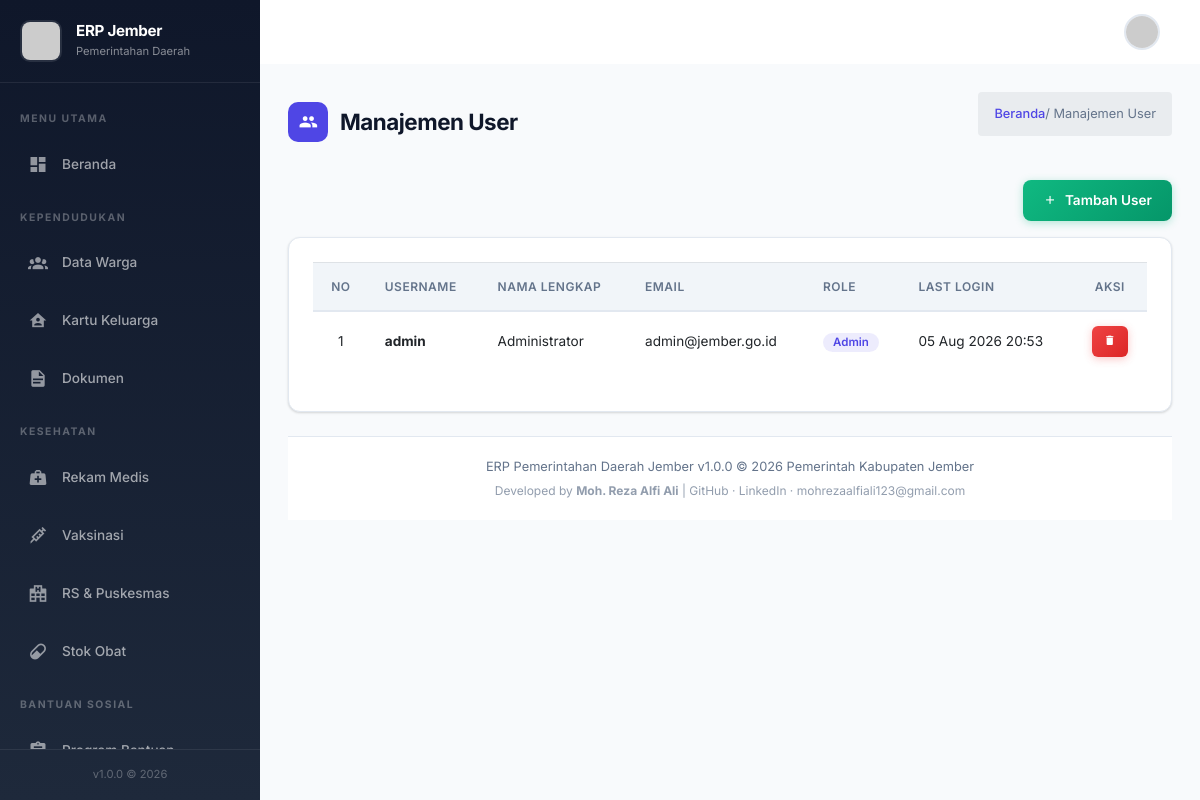
/modul/admin/users.php (signed in), run on an earlier commit of the app's database.
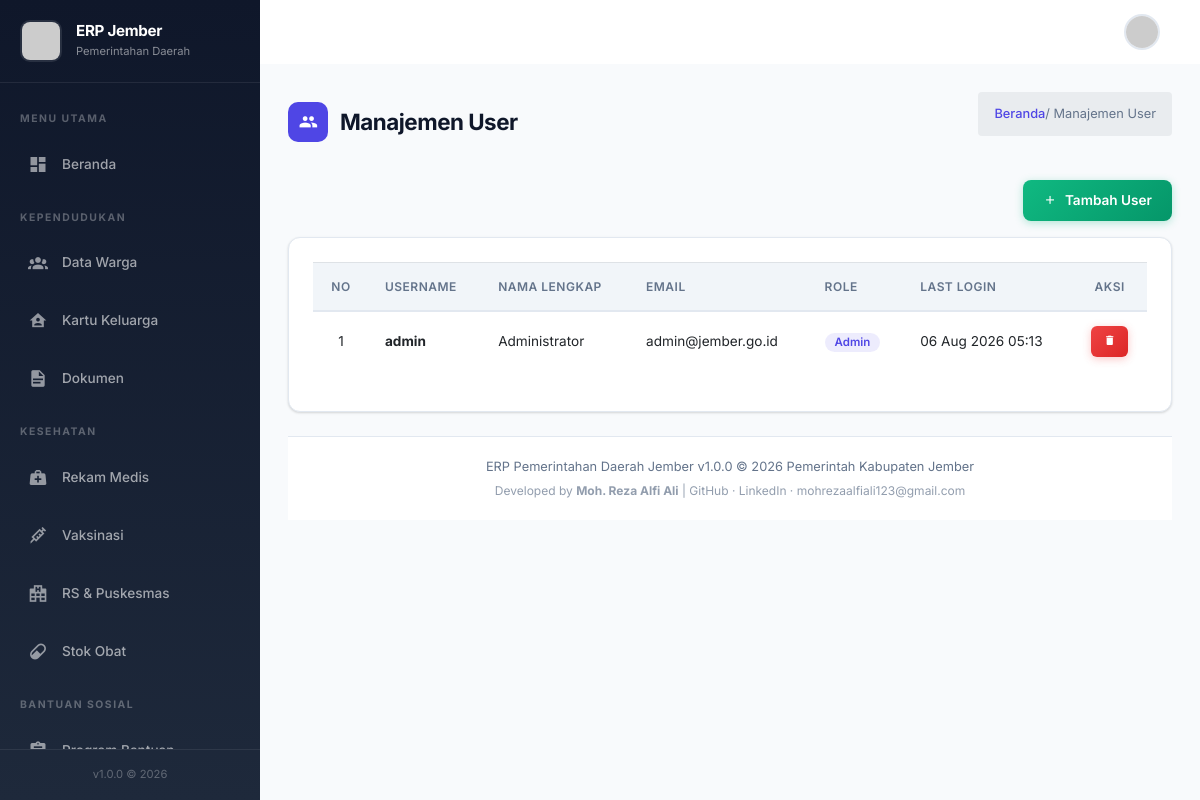
And on a later commit of the database.
### tables this page shows
CREATE TABLE `tbl_users` (
  `id` int(11) NOT NULL,
  `username` varchar(50) NOT NULL,
  `password_hash` varchar(255) NOT NULL,
  `nama_lengkap` varchar(100) NOT NULL,
  `email` varchar(100) DEFAULT NULL,
  `no_hp` varchar(20) DEFAULT NULL,
  `role_id` int(11) DEFAULT 3,
  `foto` varchar(255) DEFAULT 'default.jpg',
  `status` tinyint(4) DEFAULT 1,
  `last_login` datetime DEFAULT NULL,
  `created_at` timestamp NOT NULL DEFAULT current_timestamp(),
  `updated_at` timestamp NOT NULL DEFAULT current_timestamp() ON UPDATE current_timestamp()
);

CREATE TABLE `tbl_roles` (
  `id` int(11) NOT NULL,
  `nama_role` varchar(50) NOT NULL,
  `deskripsi` text DEFAULT NULL,
  `level_akses` int(11) DEFAULT 3,
  `created_at` timestamp NOT NULL DEFAULT current_timestamp()
);

### includes/functions.php (called while the page is built, shortened)
<?php
function sanitize($data) {
    return htmlspecialchars(trim($data), ENT_QUOTES, 'UTF-8');
}
function formatDate($date, $format = 'd-m-Y') {
    return date($format, strtotime($date));
}

### modul/admin/users.php (the view, shortened to what this page needs)
<?php
require_once '../../includes/auth.php';
$userList = $dbh->query("SELECT u.*, r.nama_role FROM tbl_users u JOIN tbl_roles r ON u.role_id = r.id WHERE u.status = 1 ORDER BY u.created_at DESC")->fetchAll();
?>
<!DOCTYPE html>
<html lang="id">
<?php include '../../includes/head.php'; ?>
<body>
    <?php include '../../includes/header.php'; ?>
    <?php include '../../includes/sidebar.php'; ?>
    <div class="app-main">
        <div class="page-header">
            <h3>
                <span class="icon bg-primary"><i class="mdi mdi-account-multiple"></i></span>
                Manajemen User
            </h3>
            <div class="breadcrumb"><a href="../dashboard/index.php">Beranda</a> / Manajemen User</div>
        </div>
        <div class="d-flex justify-content-between align-items-center mb-3">
            <button class="btn btn-success" data-toggle="modal" data-target="#modalTambah">
                <i class="mdi mdi-plus"></i> Tambah User
            </button>
        </div>
        <div class="card">
            <div class="card-body">
                <div class="table-responsive">
                    <table class="table">
                        <thead>
                            <tr>
                                <th class="text-center">No</th>
                                <th>Username</th>
                                <th>Nama Lengkap</th>
                                <th>Email</th>
                                <th>Role</th>
                                <th>Last Login</th>
                                <th class="text-center">Aksi</th>
                            </tr>
                        </thead>
                        <tbody>
                            <?php $cnt = 1; foreach ($userList as $row): ?>
                            <tr>
                                <td class="text-center"><?= $cnt++ ?></td>
                                <td><strong><?= sanitize($row->username) ?></strong></td>
                                <td><?= sanitize($row->nama_lengkap) ?></td>
                                <td><?= sanitize($row->email) ?></td>
                                <td><span class="badge badge-primary"><?= $row->nama_role ?></span></td>
                                <td><?= $row->last_login ? formatDate($row->last_login, 'd M Y H:i') : '-' ?></td>
                                <td class="text-center">
                                    <a href="users.php?hapus=<?= $row->id ?>" class="btn btn-danger btn-sm btn-delete"><i class="mdi mdi-delete"></i></a>
                                </td>
                            </tr>
                            <?php endforeach; ?>
                        </tbody>
                    </table>
                </div>
            </div>
        </div>
        <?php include '../../includes/footer.php'; ?>
    </div>
</body>
</html>

What changed in the data, as far as the page shows it:
changed tbl_users "admin": last_login "05 Aug 2026 20:53" → "06 Aug 2026 05:13"
